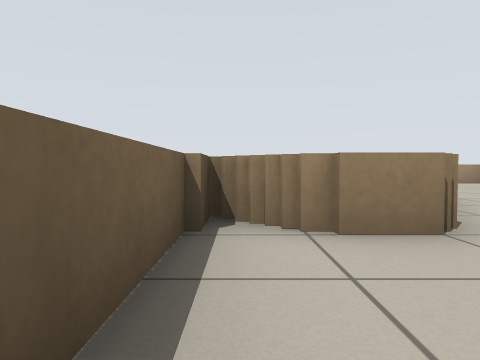
View 1 (above)

24 first-person views from a walk through a world built for the Player/Stage simulator. The camera is 0.49 m above the floor, tilts 2° down and sees 70° across. Floor lines are 1 m apart. The floor is counted in squares, 1 m on a side. Each view is taken from the middle of a square. On the plan, view 1 faces up. The plan holds only what a view shows up to about 9 squares ahead; the rest is blank. Robots are left out.

View 2
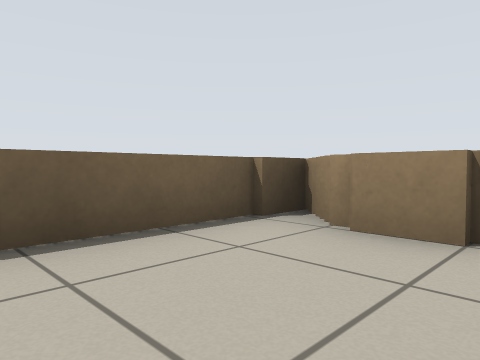

View 3
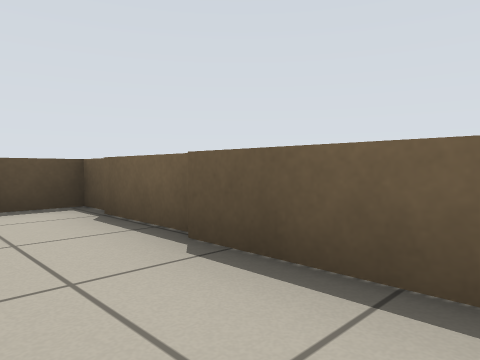

View 4
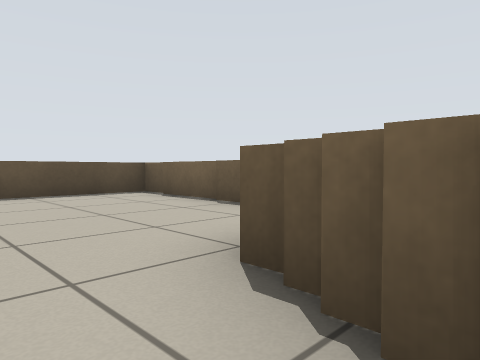

View 5
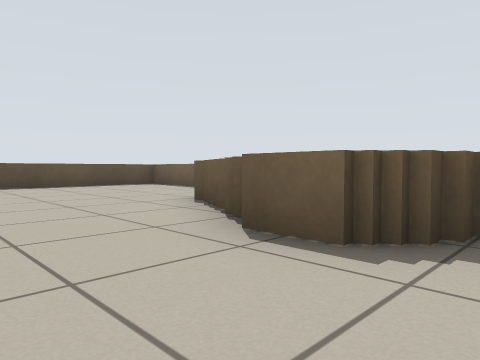

View 6
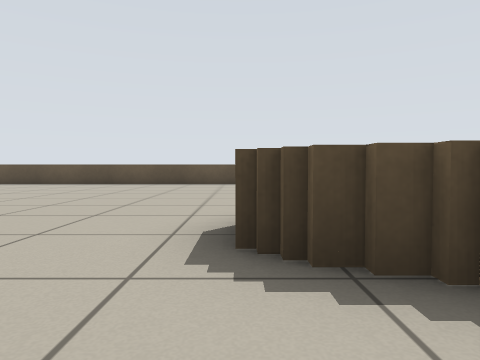

View 7
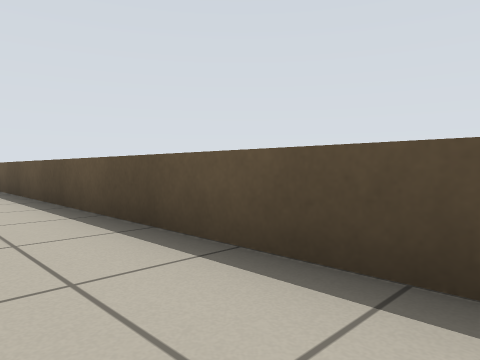

View 8
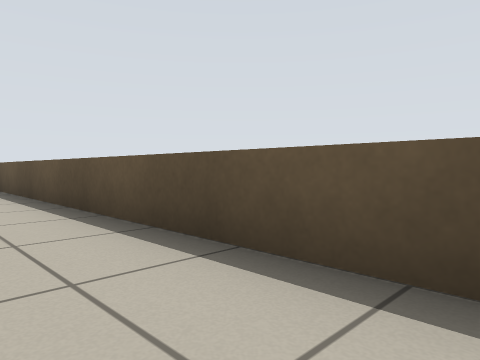

View 9
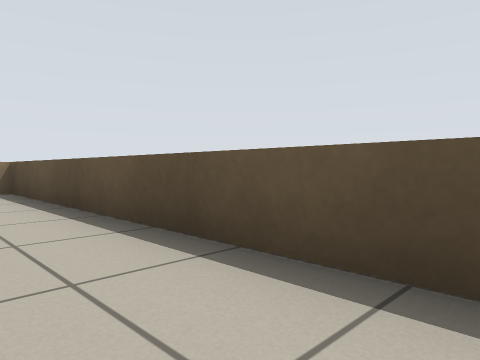

View 10
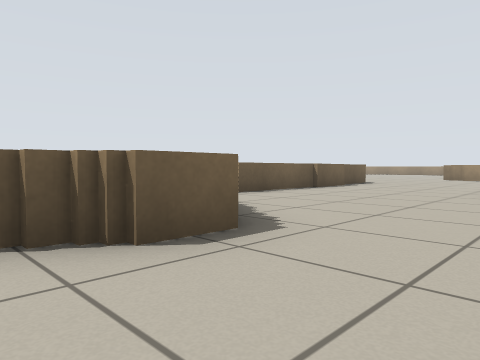

View 11
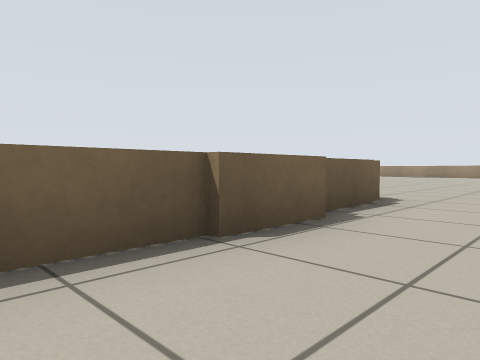

View 12
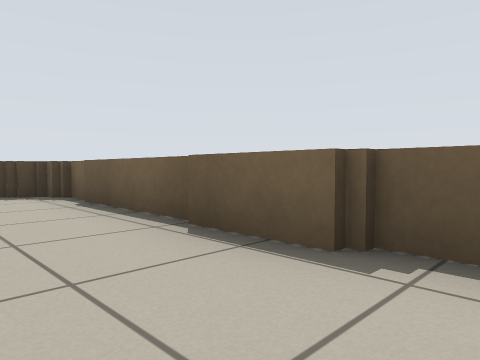

View 13
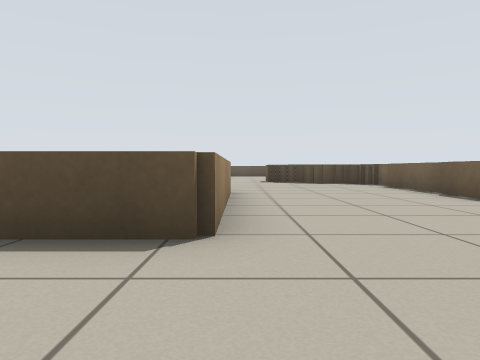

View 14
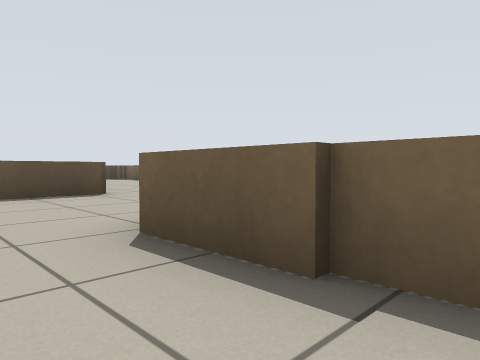

View 15
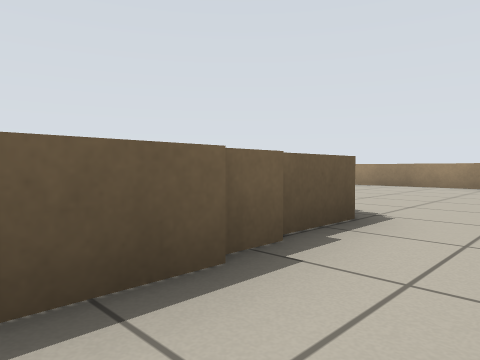

View 16
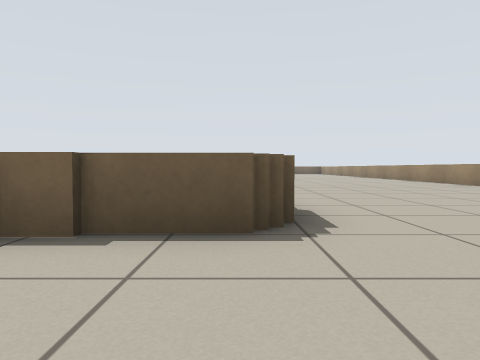

View 17
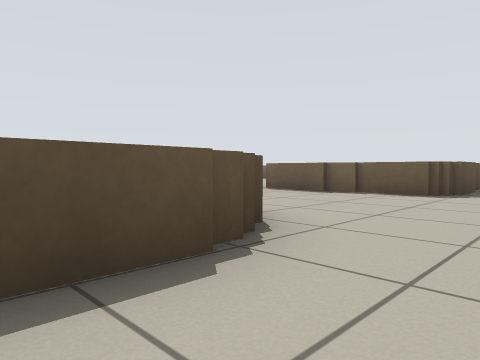

View 18
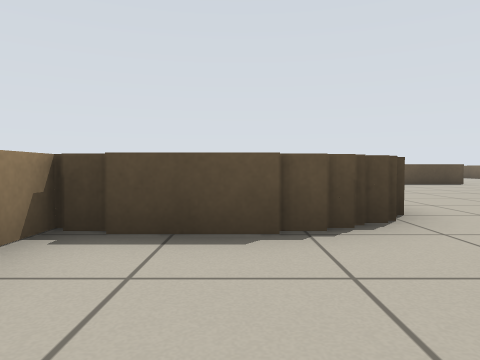

View 19
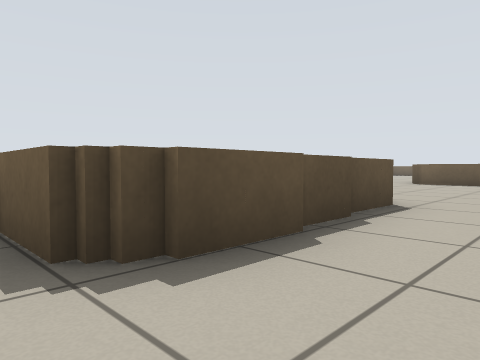

View 20
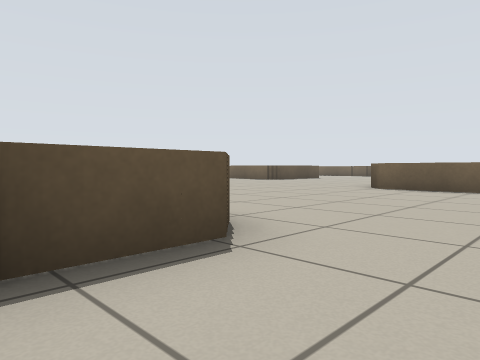

View 21
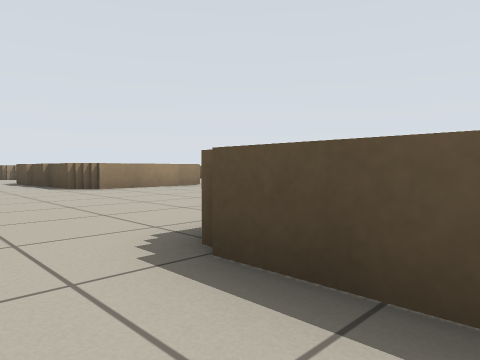

View 22
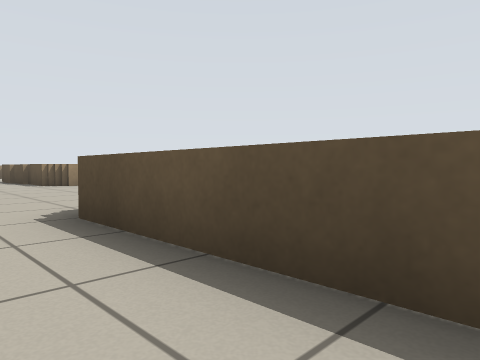

View 23
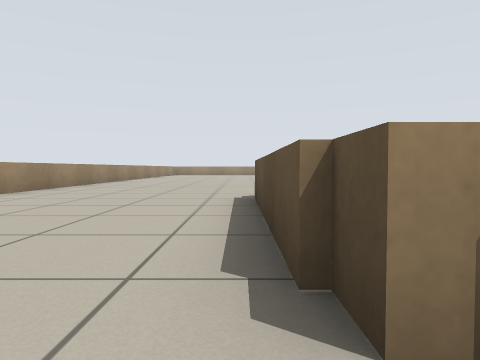

View 24
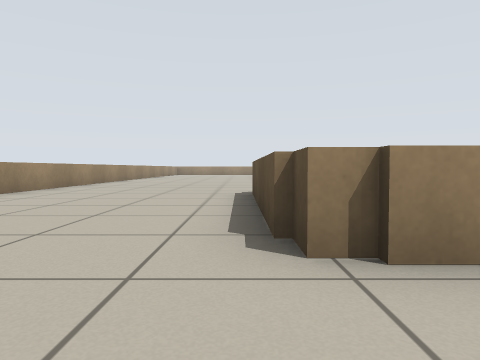

### Floor plan
Points are (right, up) in squares from view 1. A wall is a line through its corners. A room is listed if a view was taken in it or the views show most of it. See-through windows are left out.
Room 1 (views 1, 2, 3, 4, 5, 6, 7, 8, 9, 10, 11)
walls: (3, 6.1) (3, 4.9); (2.6, 5) (2.6, 4.2); (2.1, 4) (2.1, 3.4); (2, 6.5) (2.8, 6.5); (1.9, 3.4) (1.9, 2.8); (1.6, 2.5) (0.4, 2.5); (-0.4, 3.5) (-0.4, -1.6); (0.1, 11.4) (0.1, 7.5) (0.8, 7.5); (-0.7, -1.8) (-0.7, -2.5) (12.5, -2.5)
ways out: opening at (2, 11) to room 2
Room 2 (views 12, 13, 14, 15, 16, 17, 18, 19, 20, 21, 22, 23, 24)
walls: (0.1, 14.8) (0.1, 11.4); (-5, 23.6) (-5, 21.4); (-10.2, 23.8) (-10.2, 24.8) (-5.2, 24.8); (0.8, 21.1) (0.8, 22.9); (1.2, 22.8) (1.2, 23.2) (2.8, 23.2); (4.2, 11.6) (4.2, 15.7) (6, 15.7); (2.8, 23.5) (5.5, 23.5) (5.5, 21.8); (5.7, 21.9) (5.7, 19.5); (-2, 29.5) (-5.6, 29.5); (9.5, 23) (10, 23); (5.4, 29.5) (3.8, 29.5); (9.9, 23.2) (10.4, 23.2); (10.2, 23.5) (12.4, 23.5); (12.5, 23.1) (12.5, 23.9)
ways out: opening at (2, 11) to room 1

Positions as (right, up) in squares from view 1, and headings:
1: (0, 0), facing up
2: (2, 0), facing up-left
3: (1, 2), facing down-left
4: (3, 4), facing down-left
5: (5, 7), facing down-left
6: (3, 8), facing down
7: (0, -1), facing down-right
8: (3, -1), facing down-right
9: (5, -1), facing down-right
10: (5, 4), facing up-left
11: (2, 10), facing up-left
12: (2, 14), facing down-left
13: (4, 18), facing down
14: (7, 22), facing down-left
15: (7, 20), facing up-left
16: (8, 23), facing left
17: (12, 25), facing down-left
18: (11, 26), facing down
19: (6, 25), facing down-left
20: (3, 25), facing down-left
21: (-7, 26), facing down-right
22: (-9, 26), facing down-right
23: (-11, 25), facing right
24: (-12, 25), facing right
